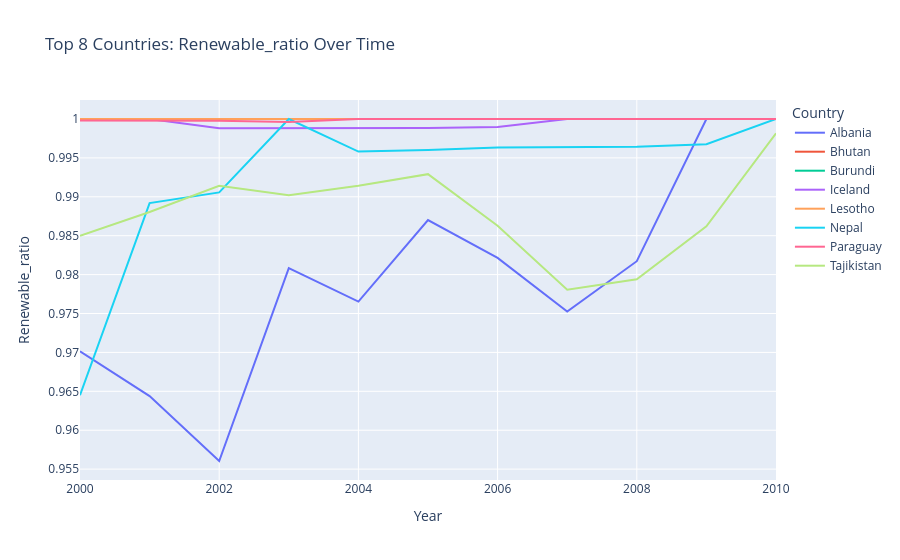

Here is the notebook cell this chart was saved with:
### Code cell
plot_energy_transition(
    gdf,
    metric="Renewable_ratio",
    top_n=8,
    start_year=2000,
    end_year=2010
)

### Figure 1 — Plotly figure (JSON) as saved in the notebook; plotly's stock layout.template omitted (floating-point values rounded to 4 significant figures)
{"data": [{"hovertemplate": "Country=Albania<br>Year=%{x}<br>Renewable_ratio=%{y}<extra></extra>", "legendgroup": "Albania", "line": {"color": "#636efa", "dash": "solid"}, "marker": {"symbol": "circle"}, "mode": "lines", "name": "Albania", "orientation": "v", "showlegend": true, "type": "scatter", "x": [2000, 2001, 2002, 2003, 2004, 2005, 2006, 2007, 2008, 2009, 2010], "xaxis": "x", "y": [0.9701, 0.9644, 0.956, 0.9808, 0.9765, 0.987, 0.9821, 0.9753, 0.9817, 1.0, 1.0], "yaxis": "y"}, {"hovertemplate": "Country=Bhutan<br>Year=%{x}<br>Renewable_ratio=%{y}<extra></extra>", "legendgroup": "Bhutan", "line": {"color": "#EF553B", "dash": "solid"}, "marker": {"symbol": "circle"}, "mode": "lines", "name": "Bhutan", "orientation": "v", "showlegend": true, "type": "scatter", "x": [2000, 2001, 2002, 2003, 2004, 2005, 2006, 2007, 2008, 2009, 2010], "xaxis": "x", "y": [1.0, 1.0, 1.0, 1.0, 1.0, 1.0, 1.0, 1.0, 1.0, 1.0, 1.0], "yaxis": "y"}, {"hovertemplate": "Country=Burundi<br>Year=%{x}<br>Renewable_ratio=%{y}<extra></extra>", "legendgroup": "Burundi", "line": {"color": "#00cc96", "dash": "solid"}, "marker": {"symbol": "circle"}, "mode": "lines", "name": "Burundi", "orientation": "v", "showlegend": true, "type": "scatter", "x": [2000, 2001, 2002, 2003, 2004, 2005, 2006, 2007, 2008, 2009, 2010], "xaxis": "x", "y": [1.0, 1.0, 1.0, 1.0, 1.0, 1.0, 1.0, 1.0, 1.0, 1.0, 1.0], "yaxis": "y"}, {"hovertemplate": "Country=Iceland<br>Year=%{x}<br>Renewable_ratio=%{y}<extra></extra>", "legendgroup": "Iceland", "line": {"color": "#ab63fa", "dash": "solid"}, "marker": {"symbol": "circle"}, "mode": "lines", "name": "Iceland", "orientation": "v", "showlegend": true, "type": "scatter", "x": [2000, 2001, 2002, 2003, 2004, 2005, 2006, 2007, 2008, 2009, 2010], "xaxis": "x", "y": [1.0, 1.0, 0.9988, 0.9988, 0.9988, 0.9988, 0.999, 1.0, 1.0, 1.0, 1.0], "yaxis": "y"}, {"hovertemplate": "Country=Lesotho<br>Year=%{x}<br>Renewable_ratio=%{y}<extra></extra>", "legendgroup": "Lesotho", "line": {"color": "#FFA15A", "dash": "solid"}, "marker": {"symbol": "circle"}, "mode": "lines", "name": "Lesotho", "orientation": "v", "showlegend": true, "type": "scatter", "x": [2000, 2001, 2002, 2003, 2004, 2005, 2006, 2007, 2008, 2009, 2010], "xaxis": "x", "y": [1.0, 1.0, 1.0, 1.0, 1.0, 1.0, 1.0, 1.0, 1.0, 1.0, 1.0], "yaxis": "y"}, {"hovertemplate": "Country=Nepal<br>Year=%{x}<br>Renewable_ratio=%{y}<extra></extra>", "legendgroup": "Nepal", "line": {"color": "#19d3f3", "dash": "solid"}, "marker": {"symbol": "circle"}, "mode": "lines", "name": "Nepal", "orientation": "v", "showlegend": true, "type": "scatter", "x": [2000, 2001, 2002, 2003, 2004, 2005, 2006, 2007, 2008, 2009, 2010], "xaxis": "x", "y": [0.9645, 0.9892, 0.9906, 1.0, 0.9958, 0.996, 0.9963, 0.9964, 0.9964, 0.9968, 1.0], "yaxis": "y"}, {"hovertemplate": "Country=Paraguay<br>Year=%{x}<br>Renewable_ratio=%{y}<extra></extra>", "legendgroup": "Paraguay", "line": {"color": "#FF6692", "dash": "solid"}, "marker": {"symbol": "circle"}, "mode": "lines", "name": "Paraguay", "orientation": "v", "showlegend": true, "type": "scatter", "x": [2000, 2001, 2002, 2003, 2004, 2005, 2006, 2007, 2008, 2009, 2010], "xaxis": "x", "y": [0.9998, 0.9998, 0.9998, 0.9996, 1.0, 1.0, 1.0, 1.0, 1.0, 1.0, 1.0], "yaxis": "y"}, {"hovertemplate": "Country=Tajikistan<br>Year=%{x}<br>Renewable_ratio=%{y}<extra></extra>", "legendgroup": "Tajikistan", "line": {"color": "#B6E880", "dash": "solid"}, "marker": {"symbol": "circle"}, "mode": "lines", "name": "Tajikistan", "orientation": "v", "showlegend": true, "type": "scatter", "x": [2000, 2001, 2002, 2003, 2004, 2005, 2006, 2007, 2008, 2009, 2010], "xaxis": "x", "y": [0.985, 0.9881, 0.9914, 0.9902, 0.9914, 0.9929, 0.9863, 0.9781, 0.9794, 0.9862, 0.9982], "yaxis": "y"}], "layout": {"legend": {"title": {"text": "Country"}, "tracegroupgap": 0}, "title": {"text": "Top 8 Countries: Renewable_ratio Over Time"}, "xaxis": {"anchor": "y", "domain": [0, 1], "title": {"text": "Year"}}, "yaxis": {"anchor": "x", "domain": [0, 1], "title": {"text": "Renewable_ratio"}}}}
